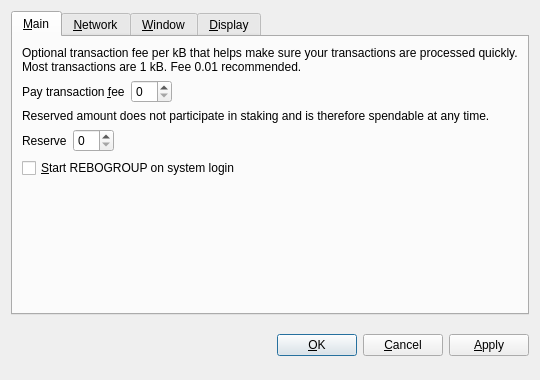
<?xml version="1.0" encoding="UTF-8"?>
<ui version="4.0">
 <class>OptionsDialog</class>
 <widget class="QDialog" name="OptionsDialog">
  <property name="geometry">
   <rect>
    <x>0</x>
    <y>0</y>
    <width>540</width>
    <height>380</height>
   </rect>
  </property>
  <property name="windowTitle">
   <string>Options</string>
  </property>
  <property name="modal">
   <bool>true</bool>
  </property>
  <layout class="QVBoxLayout" name="verticalLayout">
   <item>
    <widget class="QTabWidget" name="tabWidget">
     <property name="tabPosition">
      <enum>QTabWidget::North</enum>
     </property>
     <property name="currentIndex">
      <number>0</number>
     </property>
     <widget class="QWidget" name="tabMain">
      <attribute name="title">
       <string>&amp;Main</string>
      </attribute>
      <layout class="QVBoxLayout" name="verticalLayout_Main">
       <item>
        <widget class="QLabel" name="transactionFeeInfoLabel">
         <property name="text">
          <string>Optional transaction fee per kB that helps make sure your transactions are processed quickly. Most transactions are 1 kB. Fee 0.01 recommended.</string>
         </property>
         <property name="textFormat">
          <enum>Qt::PlainText</enum>
         </property>
         <property name="wordWrap">
          <bool>true</bool>
         </property>
        </widget>
       </item>
       <item>
        <layout class="QHBoxLayout" name="horizontalLayoutFee">
         <item>
          <widget class="QLabel" name="transactionFeeLabel">
           <property name="text">
            <string>Pay transaction &amp;fee</string>
           </property>
           <property name="textFormat">
            <enum>Qt::PlainText</enum>
           </property>
           <property name="buddy">
            <cstring>transactionFee</cstring>
           </property>
          </widget>
         </item>
         <item>
          <widget class="BitcoinAmountField" name="transactionFee"/>
         </item>
         <item>
          <spacer name="horizontalSpacerFee">
           <property name="orientation">
            <enum>Qt::Horizontal</enum>
           </property>
           <property name="sizeHint" stdset="0">
            <size>
             <width>40</width>
             <height>20</height>
            </size>
           </property>
          </spacer>
         </item>
        </layout>
       </item>
       <item>
        <widget class="QLabel" name="reserveBalanceInfoLabel">
         <property name="text">
          <string>Reserved amount does not participate in staking and is therefore spendable at any time.</string>
         </property>
         <property name="textFormat">
          <enum>Qt::PlainText</enum>
         </property>
         <property name="wordWrap">
          <bool>true</bool>
         </property>
        </widget>
       </item>
       <item>
        <layout class="QHBoxLayout" name="horizontalLayoutReserveBalance">
         <item>
          <widget class="QLabel" name="reserveBalanceLabel">
           <property name="text">
            <string>Reserve</string>
           </property>
           <property name="textFormat">
            <enum>Qt::PlainText</enum>
           </property>
           <property name="buddy">
            <cstring>reserveBalance</cstring>
           </property>
          </widget>
         </item>
         <item>
          <widget class="BitcoinAmountField" name="reserveBalance"/>
         </item>
         <item>
          <spacer name="horizontalSpacerReserveBalance">
           <property name="orientation">
            <enum>Qt::Horizontal</enum>
           </property>
           <property name="sizeHint" stdset="0">
            <size>
             <width>40</width>
             <height>20</height>
            </size>
           </property>
          </spacer>
         </item>
        </layout>
       </item>
       <item>
        <widget class="QCheckBox" name="bitcoinAtStartup">
         <property name="toolTip">
          <string>Automatically start REBOGROUP after logging in to the system.</string>
         </property>
         <property name="text">
          <string>&amp;Start REBOGROUP on system login</string>
         </property>
        </widget>
       </item>
       <item>
        <spacer name="verticalSpacer_Main">
         <property name="orientation">
          <enum>Qt::Vertical</enum>
         </property>
         <property name="sizeHint" stdset="0">
          <size>
           <width>20</width>
           <height>40</height>
          </size>
         </property>
        </spacer>
       </item>
      </layout>
     </widget>
     <widget class="QWidget" name="tabNetwork">
      <attribute name="title">
       <string>&amp;Network</string>
      </attribute>
      <layout class="QVBoxLayout" name="verticalLayout_Network">
       <item>
        <widget class="QCheckBox" name="mapPortUpnp">
         <property name="toolTip">
          <string>Automatically open the REBOGROUP client port on the router. This only works when your router supports UPnP and it is enabled.</string>
         </property>
         <property name="text">
          <string>Map port using &amp;UPnP</string>
         </property>
        </widget>
       </item>
       <item>
        <widget class="QCheckBox" name="connectSocks">
         <property name="toolTip">
          <string>Connect to the REBOGROUP network through a SOCKS proxy (e.g. when connecting through Tor).</string>
         </property>
         <property name="text">
          <string>&amp;Connect through SOCKS proxy:</string>
         </property>
        </widget>
       </item>
       <item>
        <layout class="QHBoxLayout" name="horizontalLayout_Network">
         <item>
          <widget class="QLabel" name="proxyIpLabel">
           <property name="text">
            <string>Proxy &amp;IP:</string>
           </property>
           <property name="textFormat">
            <enum>Qt::PlainText</enum>
           </property>
           <property name="buddy">
            <cstring>proxyIp</cstring>
           </property>
          </widget>
         </item>
         <item>
          <widget class="QValidatedLineEdit" name="proxyIp">
           <property name="maximumSize">
            <size>
             <width>140</width>
             <height>16777215</height>
            </size>
           </property>
           <property name="toolTip">
            <string>IP address of the proxy (e.g. 127.0.0.1)</string>
           </property>
          </widget>
         </item>
         <item>
          <widget class="QLabel" name="proxyPortLabel">
           <property name="text">
            <string>&amp;Port:</string>
           </property>
           <property name="textFormat">
            <enum>Qt::PlainText</enum>
           </property>
           <property name="buddy">
            <cstring>proxyPort</cstring>
           </property>
          </widget>
         </item>
         <item>
          <widget class="QLineEdit" name="proxyPort">
           <property name="maximumSize">
            <size>
             <width>55</width>
             <height>16777215</height>
            </size>
           </property>
           <property name="toolTip">
            <string>Port of the proxy (e.g. 9050)</string>
           </property>
          </widget>
         </item>
         <item>
          <widget class="QLabel" name="socksVersionLabel">
           <property name="text">
            <string>SOCKS &amp;Version:</string>
           </property>
           <property name="textFormat">
            <enum>Qt::PlainText</enum>
           </property>
           <property name="buddy">
            <cstring>socksVersion</cstring>
           </property>
          </widget>
         </item>
         <item>
          <widget class="QValueComboBox" name="socksVersion">
           <property name="toolTip">
            <string>SOCKS version of the proxy (e.g. 5)</string>
           </property>
          </widget>
         </item>
         <item>
          <spacer name="horizontalSpacer_Network">
           <property name="orientation">
            <enum>Qt::Horizontal</enum>
           </property>
           <property name="sizeHint" stdset="0">
            <size>
             <width>40</width>
             <height>20</height>
            </size>
           </property>
          </spacer>
         </item>
        </layout>
       </item>
       <item>
        <spacer name="verticalSpacer_Network">
         <property name="orientation">
          <enum>Qt::Vertical</enum>
         </property>
         <property name="sizeHint" stdset="0">
          <size>
           <width>20</width>
           <height>40</height>
          </size>
         </property>
        </spacer>
       </item>
      </layout>
     </widget>
     <widget class="QWidget" name="tabWindow">
      <attribute name="title">
       <string>&amp;Window</string>
      </attribute>
      <layout class="QVBoxLayout" name="verticalLayout_Window">
       <item>
        <widget class="QCheckBox" name="minimizeToTray">
         <property name="toolTip">
          <string>Show only a tray icon after minimizing the window.</string>
         </property>
         <property name="text">
          <string>&amp;Minimize to the tray instead of the taskbar</string>
         </property>
        </widget>
       </item>
       <item>
        <widget class="QCheckBox" name="minimizeOnClose">
         <property name="toolTip">
          <string>Minimize instead of exit the application when the window is closed. When this option is enabled, the application will be closed only after selecting Quit in the menu.</string>
         </property>
         <property name="text">
          <string>M&amp;inimize on close</string>
         </property>
        </widget>
       </item>
       <item>
        <spacer name="verticalSpacer_Window">
         <property name="orientation">
          <enum>Qt::Vertical</enum>
         </property>
         <property name="sizeHint" stdset="0">
          <size>
           <width>20</width>
           <height>40</height>
          </size>
         </property>
        </spacer>
       </item>
      </layout>
     </widget>
     <widget class="QWidget" name="tabDisplay">
      <attribute name="title">
       <string>&amp;Display</string>
      </attribute>
      <layout class="QVBoxLayout" name="verticalLayout_Display">
       <item>
        <layout class="QHBoxLayout" name="horizontalLayout_1_Display">
         <item>
          <widget class="QLabel" name="langLabel">
           <property name="text">
            <string>User Interface &amp;language:</string>
           </property>
           <property name="textFormat">
            <enum>Qt::PlainText</enum>
           </property>
           <property name="buddy">
            <cstring>lang</cstring>
           </property>
          </widget>
         </item>
         <item>
          <widget class="QValueComboBox" name="lang">
           <property name="toolTip">
            <string>The user interface language can be set here. This setting will take effect after restarting REBOGROUP.</string>
           </property>
          </widget>
         </item>
        </layout>
       </item>
       <item>
        <layout class="QHBoxLayout" name="horizontalLayout_2_Display">
         <item>
          <widget class="QLabel" name="unitLabel">
           <property name="text">
            <string>&amp;Unit to show amounts in:</string>
           </property>
           <property name="textFormat">
            <enum>Qt::PlainText</enum>
           </property>
           <property name="buddy">
            <cstring>unit</cstring>
           </property>
          </widget>
         </item>
         <item>
          <widget class="QValueComboBox" name="unit">
           <property name="toolTip">
            <string>Choose the default subdivision unit to show in the interface and when sending coins.</string>
           </property>
          </widget>
         </item>
        </layout>
       </item>
       <item>
        <widget class="QCheckBox" name="displayAddresses">
         <property name="toolTip">
          <string>Whether to show REBOGROUP addresses in the transaction list or not.</string>
         </property>
         <property name="text">
          <string>&amp;Display addresses in transaction list</string>
         </property>
        </widget>
       </item>
       <item>
        <widget class="QCheckBox" name="coinControlFeatures">
         <property name="toolTip">
          <string>Whether to show coin control features or not.</string>
         </property>
         <property name="text">
          <string>Display coin &amp;control features (experts only!)</string>
         </property>
        </widget>
       </item>
       <item>
        <spacer name="verticalSpacer_Display">
         <property name="orientation">
          <enum>Qt::Vertical</enum>
         </property>
         <property name="sizeHint" stdset="0">
          <size>
           <width>20</width>
           <height>40</height>
          </size>
         </property>
        </spacer>
       </item>
      </layout>
     </widget>
    </widget>
   </item>
   <item>
    <layout class="QHBoxLayout" name="horizontalLayout_Buttons">
     <item>
      <spacer name="horizontalSpacer_1">
       <property name="orientation">
        <enum>Qt::Horizontal</enum>
       </property>
       <property name="sizeHint" stdset="0">
        <size>
         <width>40</width>
         <height>48</height>
        </size>
       </property>
      </spacer>
     </item>
     <item>
      <widget class="QLabel" name="statusLabel">
       <property name="font">
        <font>
         <weight>75</weight>
         <bold>true</bold>
        </font>
       </property>
       <property name="text">
        <string/>
       </property>
       <property name="textFormat">
        <enum>Qt::PlainText</enum>
       </property>
       <property name="wordWrap">
        <bool>true</bool>
       </property>
      </widget>
     </item>
     <item>
      <spacer name="horizontalSpacer_2">
       <property name="orientation">
        <enum>Qt::Horizontal</enum>
       </property>
       <property name="sizeHint" stdset="0">
        <size>
         <width>40</width>
         <height>48</height>
        </size>
       </property>
      </spacer>
     </item>
     <item>
      <widget class="QPushButton" name="okButton">
       <property name="text">
        <string>&amp;OK</string>
       </property>
      </widget>
     </item>
     <item>
      <widget class="QPushButton" name="cancelButton">
       <property name="text">
        <string>&amp;Cancel</string>
       </property>
       <property name="autoDefault">
        <bool>false</bool>
       </property>
      </widget>
     </item>
     <item>
      <widget class="QPushButton" name="applyButton">
       <property name="text">
        <string>&amp;Apply</string>
       </property>
       <property name="autoDefault">
        <bool>false</bool>
       </property>
      </widget>
     </item>
    </layout>
   </item>
  </layout>
 </widget>
 <customwidgets>
  <customwidget>
   <class>BitcoinAmountField</class>
   <extends>QSpinBox</extends>
   <header>bitcoinamountfield.h</header>
  </customwidget>
  <customwidget>
   <class>QValueComboBox</class>
   <extends>QComboBox</extends>
   <header>qvaluecombobox.h</header>
  </customwidget>
  <customwidget>
   <class>QValidatedLineEdit</class>
   <extends>QLineEdit</extends>
   <header>qvalidatedlineedit.h</header>
  </customwidget>
 </customwidgets>
 <resources/>
 <connections/>
</ui>
